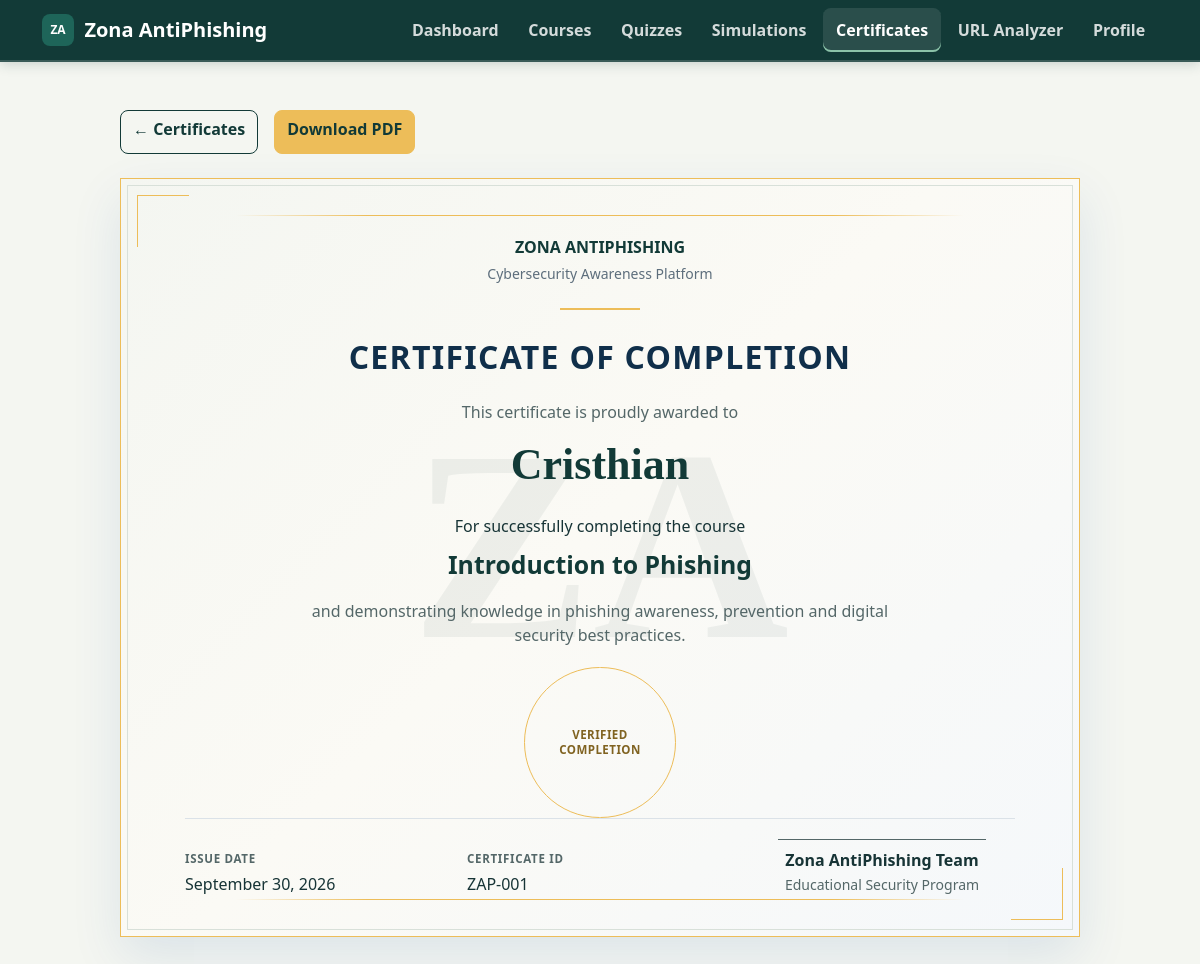
The page /?page=certificate&id=1 (signed in) on the database its author committed.
### tables this page shows
CREATE TABLE `certificates` (
  `id` int(11) NOT NULL,
  `user_id` int(11) NOT NULL,
  `course_id` int(11) NOT NULL,
  `certificate_code` varchar(50) NOT NULL,
  `title` varchar(255) NOT NULL,
  `issued_at` timestamp NOT NULL DEFAULT current_timestamp()
);

CREATE TABLE `users` (
  `id` int(11) NOT NULL,
  `name` varchar(100) NOT NULL,
  `email` varchar(150) NOT NULL,
  `password_hash` varchar(255) NOT NULL,
  `role` enum('admin','user') NOT NULL DEFAULT 'user',
  `is_active` tinyint(1) NOT NULL DEFAULT 1,
  `created_at` timestamp NOT NULL DEFAULT current_timestamp(),
  `updated_at` timestamp NOT NULL DEFAULT current_timestamp() ON UPDATE current_timestamp(),
  `last_login` timestamp NULL DEFAULT NULL
);

CREATE TABLE `courses` (
  `id` int(11) NOT NULL,
  `title` varchar(150) NOT NULL,
  `description` text NOT NULL,
  `level` enum('beginner','intermediate','advanced') NOT NULL DEFAULT 'beginner',
  `status` enum('draft','published') NOT NULL DEFAULT 'draft',
  `created_at` timestamp NOT NULL DEFAULT current_timestamp(),
  `updated_at` timestamp NOT NULL DEFAULT current_timestamp() ON UPDATE current_timestamp()
);

### config/database.php (called while the page is built)
<?php
class Database
{
    private string $host = "localhost";
    private string $dbName = "zona_antiphishing";
    private string $username = "root";
    private string $password = "";
    public function connect(): PDO
    {
        try {
            $pdo = new PDO(
                "mysql:host={$this->host};dbname={$this->dbName};charset=utf8mb4",
                $this->username,
                $this->password
            );
            $pdo->setAttribute(PDO::ATTR_ERRMODE, PDO::ERRMODE_EXCEPTION);
            return $pdo;
        } catch (PDOException $e) {
            die("Database connection failed: " . $e->getMessage());
        }
    }
}

### app/controllers/CertificateController.php (called while the page is built, shortened)
<?php
require_once __DIR__ . '/../models/Certificate.php';
class CertificateController
{
    private Certificate $certificateModel;
    public function __construct()
    {
        $this->certificateModel = new Certificate();
    }
    public function getCertificate(int $id): ?array
    {
        return $this->certificateModel->getCertificateById($id);
    }
}

### app/models/Certificate.php (called while the page is built, shortened)
<?php
require_once __DIR__ . '/../../config/database.php';
class Certificate
{
    private PDO $conn;
    public function __construct()
    {
        $database = new Database();
        $this->conn = $database->connect();
    }
    public function getCertificateById(int $id): ?array
    {
        $sql = "SELECT certificates.id,
                       certificates.user_id,
                       certificates.title,
                       certificates.certificate_code,
                       certificates.issued_at,
                       courses.title AS course_title,
                       users.name AS user_name
                FROM certificates
                INNER JOIN courses ON courses.id = certificates.course_id
                INNER JOIN users ON users.id = certificates.user_id
                WHERE certificates.id = :id
                LIMIT 1";
        $stmt = $this->conn->prepare($sql);
        $stmt->execute([
            'id' => $id,
        ]);
        $certificate = $stmt->fetch(PDO::FETCH_ASSOC);
        return $certificate !== false ? $certificate : null;
    }
}

### views/certificates/show.php (the view, shortened to what this page needs)
<?php
$certificateId = filter_var($_GET['id'] ?? null, FILTER_VALIDATE_INT);
require_once __DIR__ . '/../../app/controllers/CertificateController.php';
$certificateController = new CertificateController();
$certificate = $certificateController->getCertificate($certificateId);
$issuedTimestamp = strtotime((string) ($certificate['issued_at'] ?? ''));
$issuedDate = $issuedTimestamp !== false
    ? date('F j, Y', $issuedTimestamp)
    : (string) ($certificate['issued_at'] ?? '');
?>
<div class="certificate-actions d-flex flex-wrap gap-2">
    <a class="btn btn-outline-secondary" href="?page=certificates">&larr; Certificates</a>
    <a class="btn btn-achievement ms-2" href="?page=certificate-pdf&amp;id=<?= (int) $certificate['id']; ?>">
        Download PDF
    </a>
</div>
<article class="academic-certificate" aria-labelledby="certificate-title">
    <span class="academic-certificate-watermark" aria-hidden="true">ZA</span>
    <span class="academic-certificate-decoration academic-certificate-decoration-top" aria-hidden="true"></span>
    <span class="academic-certificate-decoration academic-certificate-decoration-bottom" aria-hidden="true"></span>
    <header>
        <p class="academic-certificate-header mb-1">Zona AntiPhishing</p>
        <p class="academic-certificate-subtitle mb-0">Cybersecurity Awareness Platform</p>
        <div class="academic-certificate-rule" aria-hidden="true"></div>
        <h1 id="certificate-title" class="academic-certificate-title mb-4">Certificate of Completion</h1>
    </header>
    <div>
        <p class="academic-certificate-recipient-label">This certificate is proudly awarded to</p>
        <p class="academic-certificate-recipient">
            <?= htmlspecialchars((string) $certificate['user_name'], ENT_QUOTES, 'UTF-8'); ?>
        </p>
        <p class="mb-2">For successfully completing the course</p>
        <p class="academic-certificate-course mb-3">
            <?= htmlspecialchars((string) $certificate['course_title'], ENT_QUOTES, 'UTF-8'); ?>
        </p>
        <p class="text-body-secondary mx-auto mb-0" style="max-width: 38rem;">
            and demonstrating knowledge in phishing awareness, prevention and digital security best practices.
        </p>
        <div class="academic-certificate-seal" aria-label="Verified completion">
            <span>Verified</span>
            <span>Completion</span>
        </div>
    </div>
    <footer class="academic-certificate-footer">
        <div>
            <span class="academic-certificate-meta-label">Issue Date</span>
            <span><?= htmlspecialchars($issuedDate, ENT_QUOTES, 'UTF-8'); ?></span>
        </div>
        <div>
            <span class="academic-certificate-meta-label">Certificate ID</span>
            <span><?= htmlspecialchars((string) $certificate['certificate_code'], ENT_QUOTES, 'UTF-8'); ?></span>
        </div>
        <div class="academic-certificate-signature">
            <div class="academic-certificate-signature-rule" aria-hidden="true"></div>
            <strong class="d-block">Zona AntiPhishing Team</strong>
            <span class="small text-body-secondary">Educational Security Program</span>
        </div>
    </footer>
</article>
<?php
require __DIR__ . '/../layouts/main.php';

### views/layouts/main.php (style rules this page uses)
:root { --zap-primary: #1E6559; --zap-deep: #123A37; --zap-cta: #E66E50; --zap-cta-hover: #B7432A; --zap-cta-ink: #102826; --zap-canvas: #F4F6F1; --zap-achievement: #EDBD59; --zap-ink: #173436; --zap-muted: #546768; --zap-border: #D8E0D9; --zap-surface: #FBFAF5; --zap-surface-tint: #EDF3EC; --zap-success: #2F765B; --zap-warning: #A96B14; --zap-danger: #B84943; --zap-radius: 0.5rem; --zap-shadow: 0 0.35rem 1.1rem rgb(18 58 55 / 8%); --bs-box-shadow-sm: var(--zap-shadow); --bs-primary: var(--zap-primary); --bs-primary-rgb: 30, 101, 89; --bs-success: var(--zap-success); --bs-warning: var(--zap-warning); --bs-danger: var(--zap-danger); --bs-link-color: var(--zap-primary); --bs-link-hover-color: var(--zap-deep); --bs-body-bg: var(--zap-canvas); --bs-body-color: var(--zap-ink); --bs-border-color: var(--zap-border); --bs-success-rgb: 47, 118, 91; --bs-warning-rgb: 169, 107, 20; --bs-danger-rgb: 184, 73, 67; --bs-list-group-bg: var(--zap-surface); --bs-list-group-color: var(--zap-ink); --bs-list-group-border-color: var(--zap-border); }
body { min-height: 100vh; background: var(--zap-canvas); color: var(--zap-ink); font-family: "Trebuchet MS", "Segoe UI", system-ui, sans-serif; }
.btn { min-height: 2.75rem; border-radius: var(--zap-radius); font-weight: 650; transition: background-color 150ms ease, border-color 150ms ease, box-shadow 150ms ease, color 150ms ease; }
.btn-secondary, .btn-outline-secondary { --bs-btn-color: #fff; --bs-btn-bg: var(--zap-deep); --bs-btn-border-color: var(--zap-deep); --bs-btn-hover-color: #fff; --bs-btn-hover-bg: var(--zap-primary); --bs-btn-hover-border-color: var(--zap-primary); --bs-btn-active-bg: var(--zap-deep); --bs-btn-active-border-color: var(--zap-deep); }
.btn-outline-secondary { --bs-btn-color: var(--zap-deep); --bs-btn-bg: transparent; --bs-btn-hover-color: #fff; }
.btn-achievement { --bs-btn-color: var(--zap-deep); --bs-btn-bg: var(--zap-achievement); --bs-btn-border-color: var(--zap-achievement); --bs-btn-hover-color: var(--zap-deep); --bs-btn-hover-bg: #E0AE45; --bs-btn-hover-border-color: #E0AE45; }
.text-body-secondary { color: var(--zap-muted) !important; }
h1, h2, h3, h4, h5 { color: var(--zap-ink); }

### rows shown on the page
certificates: user.name "Cristhian", course.title "Introduction to Phishing", issued_at "September 30, 2026", certificate_code "ZAP-001"
